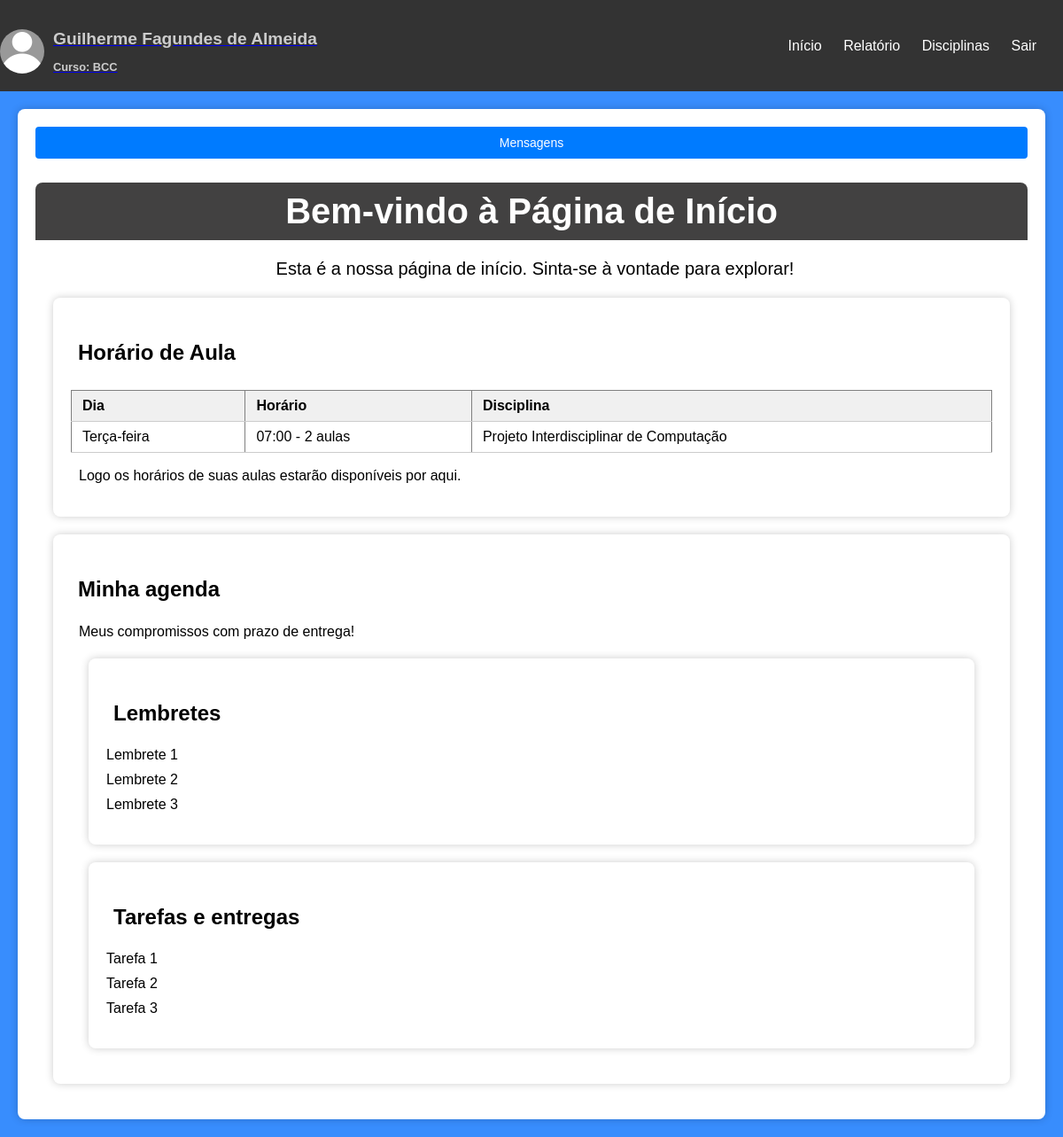
The app's page /inicio (signed in) with its own data.
### tables this page shows
CREATE TABLE alunos (
            numeroprontuario TEXT PRIMARY KEY,
            nome TEXT,
            email TEXT,
            senha TEXT,
            curso TEXT,
            semestre INTEGER,
            unidade TEXT,
            turma TEXT
        );

CREATE TABLE disciplinas (
            sigla TEXT PRIMARY KEY,
            nome TEXT,
            professor TEXT,
            dia TEXT,
            horario TIME,
            aulaspordia INTEGER,
            total INTEGER
        );

### main.py (the view)
@app.route('/inicio')
def inicio():
    email = session.get('usuario')  # Observe que estamos usando session.get() para evitar erros se o usuário não estiver logado.
    if email:
        conexao = sqlite3.connect('usuarios.db')
        cursor = conexao.cursor()
        cursor.execute('SELECT nome, curso FROM alunos WHERE email = ?', (email,))
        usuario_info = cursor.fetchone()
        horarios = obter_disciplinas_do_banco_de_dados(email)
        conexao.close()
        nome_usuario, curso_usuario = usuario_info
        return render_template('inicio.html', nome=nome_usuario, curso=curso_usuario, email=email, horarios=horarios)
    else:
        return redirect('/login')

### templates/inicio.html (shortened to what this page needs)
<!DOCTYPE html>
<html lang="pt-br">
    <link rel="stylesheet" type="text/css" href="../static/config/styles.css">
</head>
<body>
        <header>
            <div class="perfil">
                <a href="/perfil">
            <img src="../static/imagem/foto_perfil.webp" alt="Foto de Perfil">
            <div>
                <h1>{{ nome }}</h1>
                <h2>Curso: {{ curso}}</h2>
            </div>
            </a>
            </div>
            <nav>
                <ul>
                    <li><a href="/inicio">Início</a></li>
                    <li><a href="/relatorio">Relatório</a></li>
                    <li><a href="/disciplina">Disciplinas</a></li>
                    <li><a href="/logout">Sair</a></li>
                </ul>
            </nav>
        </header>
    <div class="content">
    <button id="toggleTab">Mensagens</button>
    <div class="welcome-message">
        <h1>Bem-vindo à Página de Início</h1>
        <p>Esta é a nossa página de início. Sinta-se à vontade para explorar!</p>
    </div>
    <div class="section">
        <h2>Horário de Aula</h2>
        <table border="1">
            <tr>
                <th>Dia</th>
                <th>Horário</th>
                <th>Disciplina</th>
            </tr>
            {% for disciplina in horarios %}
                <tr>
                    <td>{{ disciplina[3] }}</td>
                    <td>{{ disciplina[4] }} - {{disciplina[5]}} aulas</td>
                    <td>{{ disciplina[1] }}</td>
                </tr>
            {% endfor %}
        </table>
    <p>Logo os horários de suas aulas estarão disponíveis por aqui.</p>
    </div>
    <div class="section">
        <h2>Minha agenda</h2>
        <p>Meus compromissos com prazo de entrega!</p>
        <div class="section">
            <h2>Lembretes</h2>
            <ul>
                <li>Lembrete 1</li>
                <li>Lembrete 2</li>
                <li>Lembrete 3</li>
            </ul>
        </div>
        <div class="section">
            <h2>Tarefas e entregas</h2>
            <ul>
                <li>Tarefa 1</li>
                <li>Tarefa 2</li>
                <li>Tarefa 3</li>
            </ul>
        </div>
    </div>
</body>
</html>

### static/config/styles.css (style rules this page uses)
body { font-family: Arial, sans-serif; margin: 0; padding: 0; justify-content: center; align-items: center; min-height: 100vh; background-color: #388dfd; }
button { display: block; width: 100%; padding: 10px; background-color: #007bff; color: #fff; border: none; border-radius: 4px; cursor: pointer; margin-bottom: 20px; font-size: 14px; }
.section { padding: 20px; background-color: #fff; margin: 20px; border-radius: 8px; box-shadow: 0 0 10px rgba(0, 0, 0, 0.2); }
header { background-color: #333; color: #fff; padding: 10px; display: flex; justify-content: space-between; align-items: center; }
nav ul { list-style-type: none; padding: 0; margin: 0; }
nav li { display: inline; margin-right: 20px; }
nav a { text-decoration: none; color: #fff; }
ul { list-style-type: none; padding: 0; }
ul li { margin-bottom: 10px; }
header { background-color: #333; color: #fff; padding: 10px; text-align: right; }
.content { padding: 20px; background-color: #fff; margin: 20px; border-radius: 8px; box-shadow: 0 0 10px rgba(0, 0, 0, 0.2); }
.content h1 { margin-bottom: 10px; padding: 10px; background-color: #424141; color: #fff; border-top-left-radius: 8px; border-top-right-radius: 8px; }
.content h2 { margin-bottom: 1px; padding: 8px; background-color: #ffffff; color: #000; border-top-left-radius: 8px; border-top-right-radius: 8px; }
.content p { position: relative; margin-left: 8px; padding: 1px; background-color: #ffffff; color: #000; border-top-left-radius: 8px; border-top-right-radius: 8px; }
.welcome-message { font-size: 20px; text-align: center; }
.perfil { margin-right: 20px; margin-top: 20px; }
.perfil img { width: 50px; height: 50px; border-radius: 50%; position: absolute; left: 0; margin-top: 3px; }
.perfil h1 { font-size: 1.2rem; text-align: left; margin-left: 50px; margin-top: 3px; color:#ccc; font-style: inherit; text-decoration: none; }
.perfil h2 { font-size: 0.8rem; margin-top: 0px; text-align: left; bottom: 5px; margin-left: 50px; color: #ccc; font-style: inherit; text-decoration: none; }

### templates/inicio.html (style rules this page uses)
table { width: 100%; border-collapse: collapse; margin-top: 20px; overflow-x: auto; }
th, td { padding: 8px 12px; text-align: left; border-bottom: 1px solid #ccc; }
th { background-color: #f0f0f0; }

### records on screen
alunos: nome "Guilherme Fagundes de Almeida", curso "BCC"
disciplinas: dia "Terça-feira", horario "07:00", aulaspordia "2", nome "Projeto Interdisciplinar de Computação"
